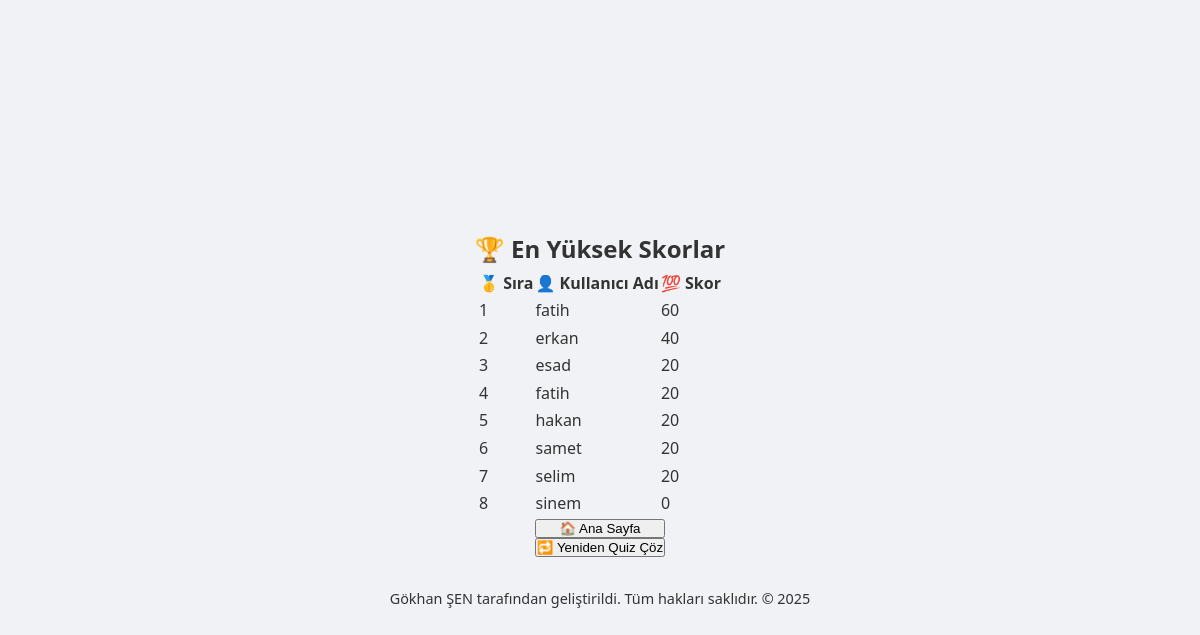
The app's page /results with its own data.
### flask_quiz_app/models.py (models this page shows)
class Score(db.Model):
    id = db.Column(db.Integer, primary_key=True)
    score = db.Column(db.Integer, nullable=False)
    user_id = db.Column(db.Integer, db.ForeignKey('user.id'), nullable=False)

class User(db.Model):
    id = db.Column(db.Integer, primary_key=True)
    username = db.Column(db.String(80), unique=True, nullable=False)
    highest_score = db.Column(db.Integer, default=0)
    last_score = db.Column(db.Integer, default=0)
    results = db.relationship('Result', back_populates='user', cascade='all, delete-orphan')
    scores = db.relationship('Score', backref='user', lazy=True, cascade='all, delete-orphan')

### flask_quiz_app/routes.py (the view)
@quiz_bp.route('/results')
def all_scores():
    results = Score.query.order_by(Score.score.desc()).all()
    return render_template('scores.html', results=results, show_all=True)

### flask_quiz_app/templates/scores.html (shortened to what this page needs)
<!DOCTYPE html>
<html lang="tr">
<head>
    <link rel="stylesheet" href="{{ url_for('static', filename='css/style.css') }}">
</head>
<body>
    <h2>🏆 En Yüksek Skorlar</h2>
    <table>
        <thead>
            <tr>
                <th>🥇 Sıra</th>
                <th>👤 Kullanıcı Adı</th>
                <th>💯 Skor</th>
            </tr>
        </thead>
        <tbody>
            {% for result in results %}
            <tr>
                <td>{{ loop.index }}</td>
                <td>{{ result.user.username }}</td>
                <td>{{ result.score }}</td>
            </tr>
            {% endfor %}
        </tbody>
    </table>
    <div class="button-container">
        <form action="/" method="get">
            <button>🏠 Ana Sayfa</button>
        </form>
        <form action="/quiz" method="get">
            <button>🔁 Yeniden Quiz Çöz</button>
        </form>
    </div>
    <footer>
        <p>Gökhan ŞEN tarafından geliştirildi. Tüm hakları saklıdır. © 2025</p>
    </footer>
</body>
</html>

### flask_quiz_app/static/css/style.css (style rules this page uses)
* { margin: 0; padding: 0; box-sizing: border-box; }
body { font-family: 'Segoe UI', Tahoma, Geneva, Verdana, sans-serif; line-height: 1.6; background-color: #f0f2f5; color: #333; padding-top: 50px; display: flex; justify-content: center; align-items: center; min-height: 100vh; flex-direction: column; }
form { display: flex; flex-direction: column; gap: 15px; }
footer { text-align: center; padding: 10px; color: #333; font-size: 0.9rem; margin-top: 20px; width: 100%; background-color: transparent; }

### records on screen
Score: user.username "fatih", score "60"
Score: user.username "erkan", score "40"
Score: user.username "esad", score "20"
Score: user.username "fatih", score "20"
Score: user.username "hakan", score "20"
Score: user.username "samet", score "20"
Score: user.username "selim", score "20"
Score: user.username "sinem", score "0"
